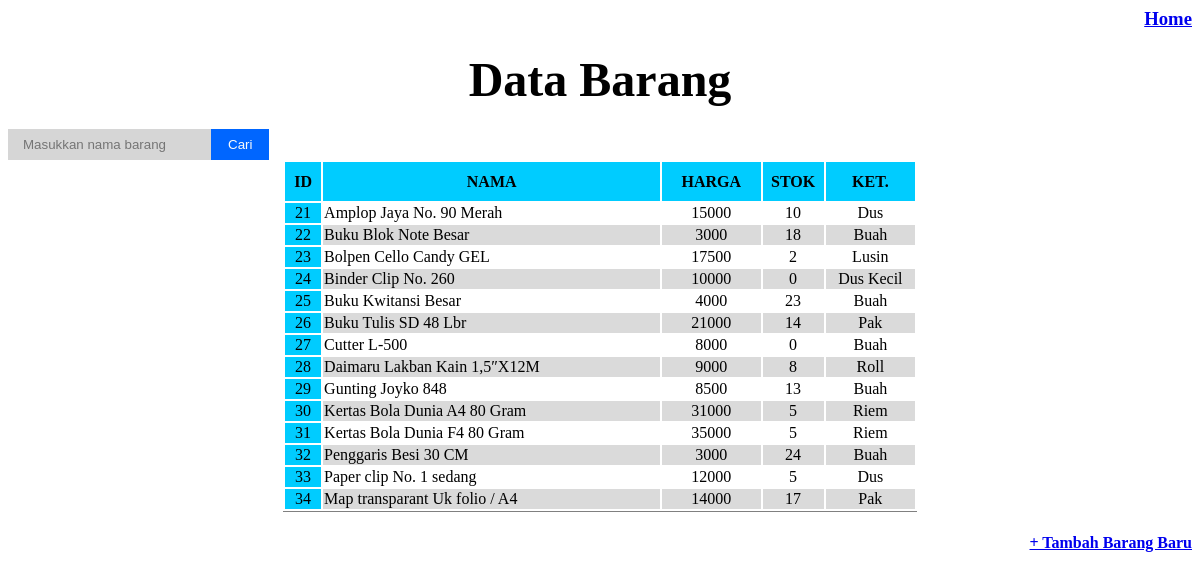
The app's page /Admin/Show_Barang.php (signed in) with its own data.
### tables this page shows
CREATE TABLE IF NOT EXISTS `barang` (
  `ID` int(11) NOT NULL AUTO_INCREMENT,
  `Nama` varchar(255) NOT NULL,
  `Harga` int(11) NOT NULL,
  `Stok` int(11) NOT NULL,
  `Keterangan` varchar(225) NOT NULL,
  PRIMARY KEY (`ID`)
);

### Admin/Show_Barang.php (the view, shortened to what this page needs)
<?php
$query=mysql_query("select*from barang order by ID");
echo"<h3 align='right'><a href='Home.php'> Home </a></h3>";
?>
<form action="Search_Barang.php" method="post">
<h5 align="center"><font face="Monotype Corsiva" size="7" color="#000000"> Data Barang </font></h5>
<input class="search" type="text" name="text" placeholder="Masukkan nama barang" required />
<input class="button" type="submit" name="submit" value="Cari" />
<table width="634" align="center" frame="below">
<tr bgcolor="#00CCFF">
<td width="34" height="39" align="center"> <font size="3"><b> ID </b></font></td>
<td width="334" align="center"> <font size="3"><b> NAMA </b></font></td>
<td width="96" align="center"> <font size="3"><b> HARGA </b></font></td>
<td width="59" align="center"> <font size="3"><b> STOK </b></font></td>
<td width="87" align="center"> <font size="3"><b> KET. </b></font></td>
</tr>
<?php
$i=0;
while($tampil=mysql_fetch_row($query))
{
	if($i%2==0)
		{
		$color="#FFFFFF";
		}
	else
		{
		$color="#DADADA";
		}
?>
<tr bgcolor= <?php echo"$color"; ?> >
<td bgcolor="#00CCFF"  align="center"><?php echo"$tampil[0]"; ?> </td>
<td><?php echo"$tampil[1]"; ?> </td>
<td align="center"><?php echo"$tampil[2]"; ?> </td>
<td align="center"><?php echo"$tampil[3]"; ?> </td>
<td align="center"><?php echo"$tampil[4]"; ?> </td>
</tr>
<?php
$i++;
}
?>
</table>
<h4 align="right"><a href="forminput_Barang.php"> + Tambah Barang Baru </a></h4>
</form>

### Admin/Show_Barang.php (style rules this page uses)
.search { padding:8px 15px; background:rgba(50, 50, 50, 0.2); border:0px solid #DADADA; }
.button { position:relative; padding:6px 15px; left:-8px; border:2px solid #0066FF; background-color:#0066FF; color:#fafafa; }

### records on screen
barang: ID "21", Nama "Amplop Jaya No. 90 Merah", Harga "15000", Stok "10", Keterangan "Dus"
barang: ID "22", Nama "Buku Blok Note Besar", Harga "3000", Stok "18", Keterangan "Buah"
barang: ID "23", Nama "Bolpen Cello Candy GEL", Harga "17500", Stok "2", Keterangan "Lusin"
barang: ID "24", Nama "Binder Clip No. 260", Harga "10000", Stok "0", Keterangan "Dus Kecil"
barang: ID "25", Nama "Buku Kwitansi Besar", Harga "4000", Stok "23", Keterangan "Buah"
barang: ID "26", Nama "Buku Tulis SD 48 Lbr", Harga "21000", Stok "14", Keterangan "Pak"
barang: ID "27", Nama "Cutter L-500", Harga "8000", Stok "0", Keterangan "Buah"
barang: ID "28", Nama "Daimaru Lakban Kain 1,5″X12M", Harga "9000", Stok "8", Keterangan "Roll"
barang: ID "29", Nama "Gunting Joyko 848", Harga "8500", Stok "13", Keterangan "Buah"
barang: ID "30", Nama "Kertas Bola Dunia A4 80 Gram", Harga "31000", Stok "5", Keterangan "Riem"
barang: ID "31", Nama "Kertas Bola Dunia F4 80 Gram", Harga "35000", Stok "5", Keterangan "Riem"
barang: ID "32", Nama "Penggaris Besi 30 CM", Harga "3000", Stok "24", Keterangan "Buah"
barang: ID "33", Nama "Paper clip No. 1 sedang", Harga "12000", Stok "5", Keterangan "Dus"
barang: ID "34", Nama "Map transparant Uk folio / A4", Harga "14000", Stok "17", Keterangan "Pak"
